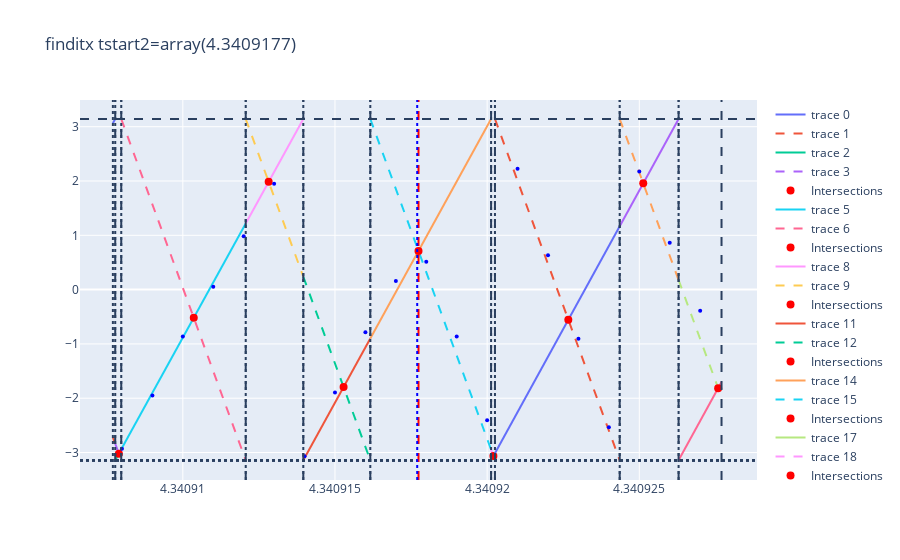
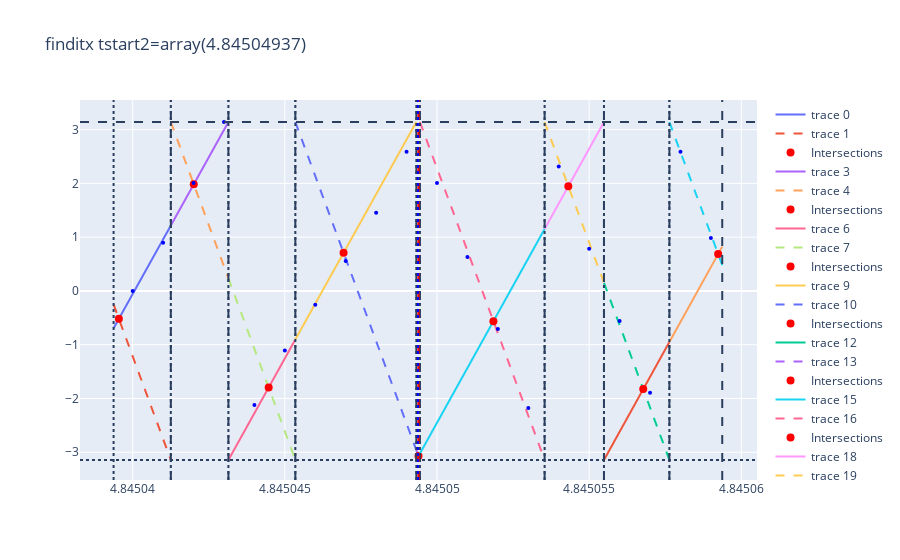
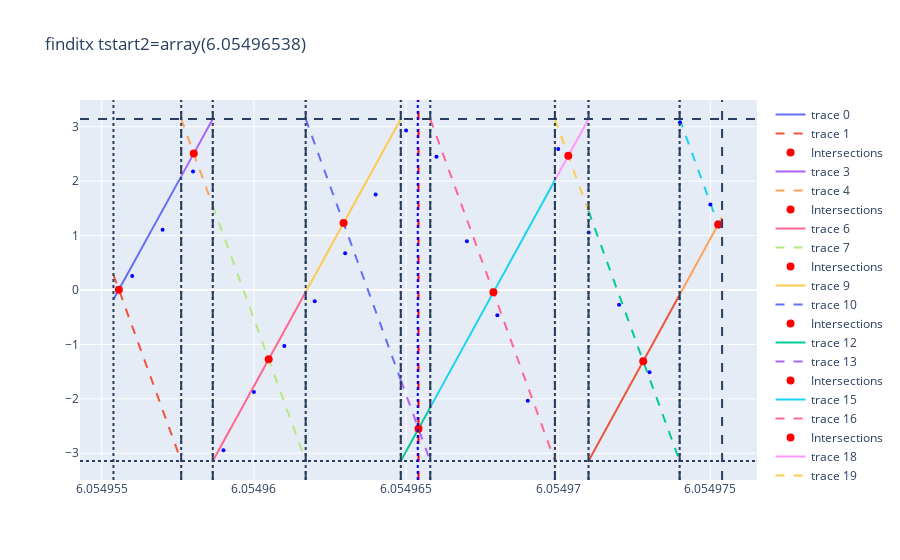
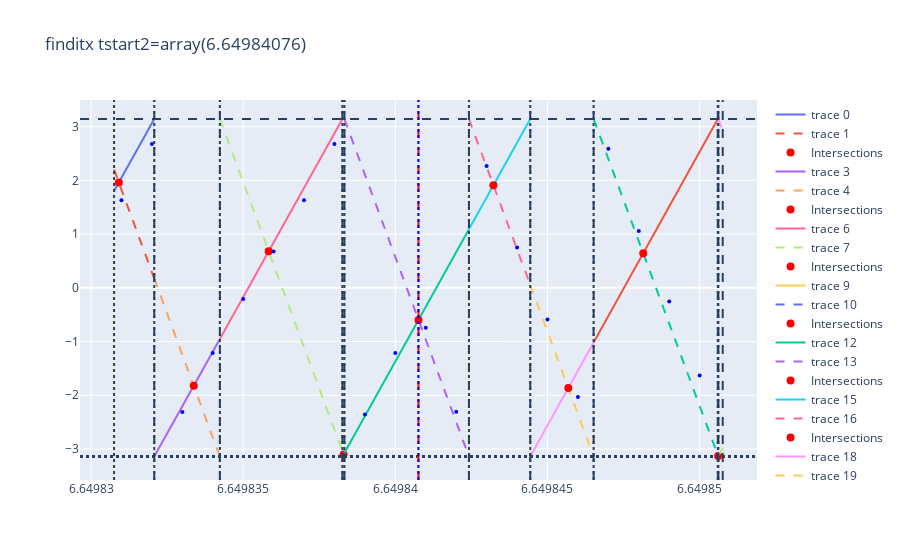

The notebook cell these images were saved under, in order:
### Markdown cell above
### find intersections

### Code cell
coeflist = fitcoef2(coeff, coeft, reader)
sec_xlist = []
sec_tlist = []
if True:
    for pidx in xp.arange(10, Config.preamble_len):
        tstart2 = xp.polyval(coeft, pidx)
        selected = find_intersections(coeflist[pidx - 1], coeflist[pidx], tstart2, reader, 1e-5, draw=(pidx == 10 or pidx == 60 or pidx == 180 or pidx == Config.preamble_len - 1), remove_range=False) #!!! TODO remove range
        if selected != None:
            sec_xlist.append(pidx)
            sec_tlist.append(to_scalar(selected))
    sec_xlist = xp.array(sec_xlist)
    sec_tlist = xp.array(sec_tlist)
    with open(f"intersections0.pkl","wb") as f:
        pickle.dump((sec_xlist, sec_tlist), f)

with open(f"intersections0.pkl","rb") as f:
    sec_xlist, sec_tlist = pickle.load(f)
coeff_time = xp.polyfit(sec_xlist, sec_tlist, 1)
